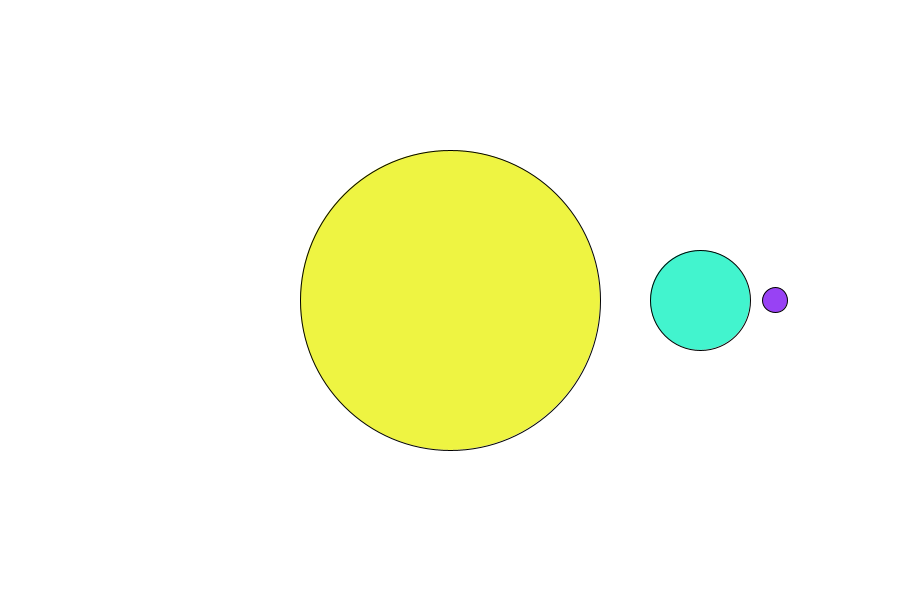
Frame 1 (no input)
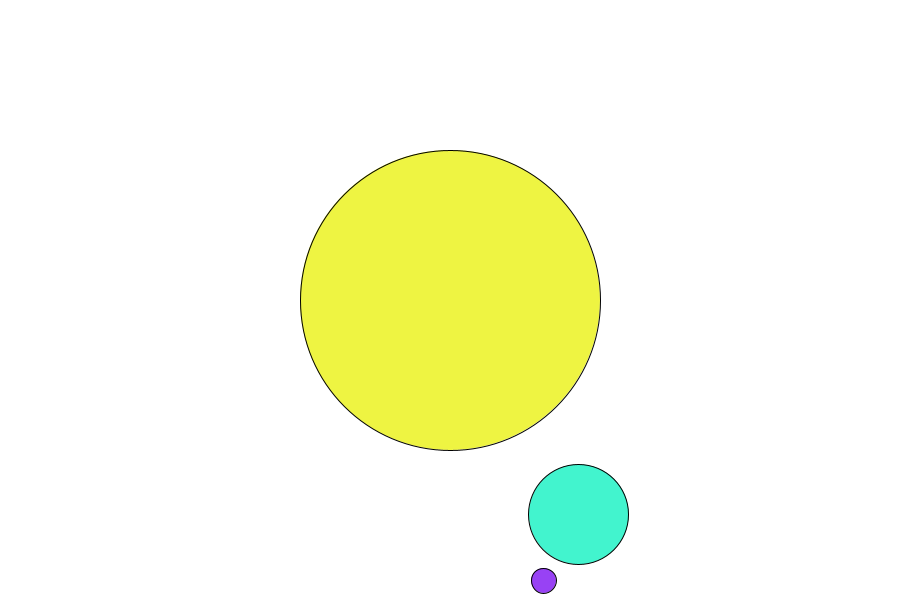
Frame 60 (the mouse pressed at the canvas centre just before this capture)
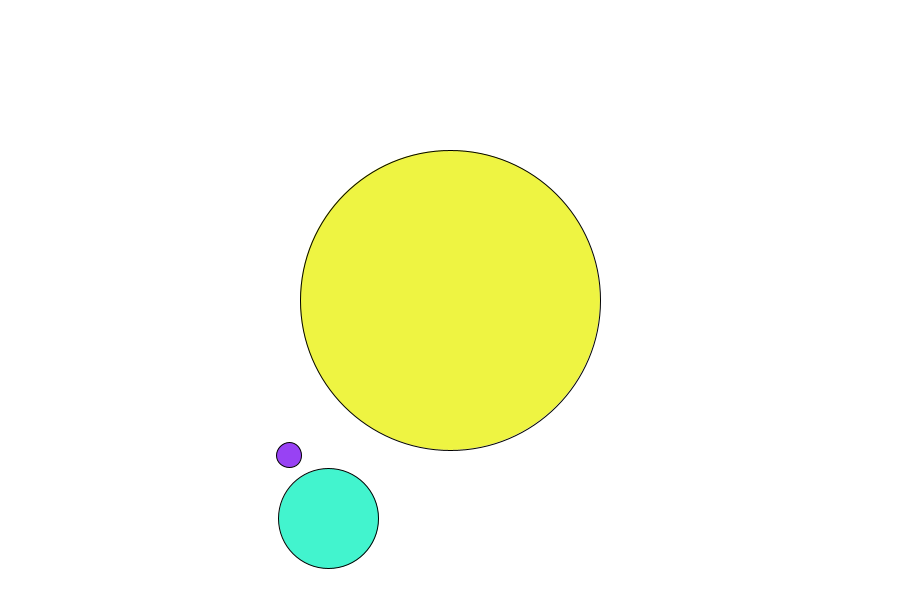
Frame 120 (the mouse held since frame 60 and released just before this capture)

The Processing sketch that drew these frames (run headless with seeded random() and noise(); from frame 60 on, the mouse is pressed at the canvas centre):

// Processing sketch: Trig_Thing
// ── Trig_Thing.pde
int theta =0;
float earthX;
float earthY;

void setup() {
  size(900, 600);
}

void draw() {
  background(255);
  //Earth
  fill(66,244,206);
  earthX =width/2+ 250*cos(radians(theta));
  earthY =height/2+ 250*sin(radians(theta));
  ellipse(earthX,earthY,100,100);
  //Sun
  fill(238, 244, 66);
  ellipse(width/2, height/2, 300, 300);
  //Moon
  fill(152,66,244);
  ellipse(earthX+ 75*cos(radians(theta*2)), earthY+ 75*sin(radians(theta*2)),25,25);
  theta++;
}
